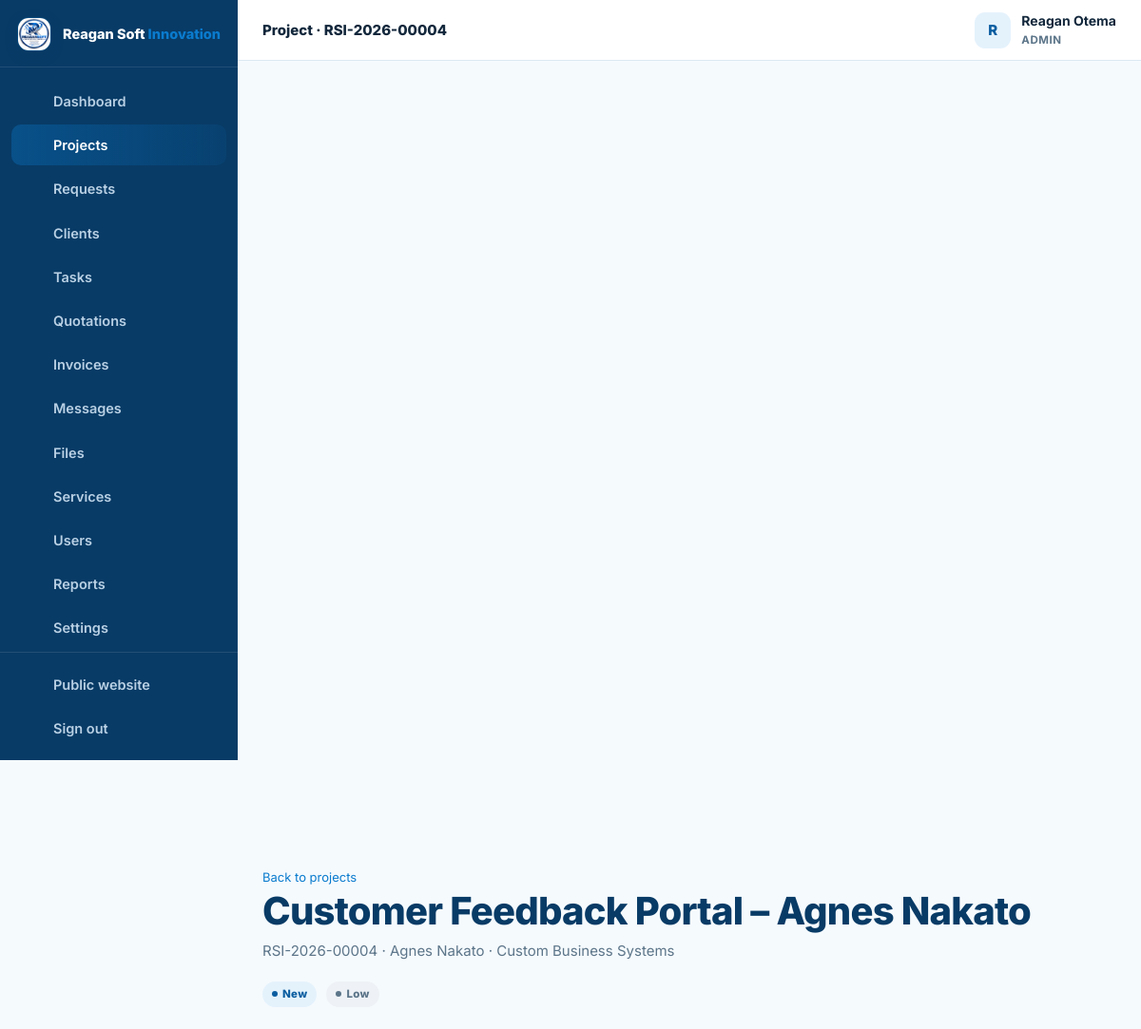
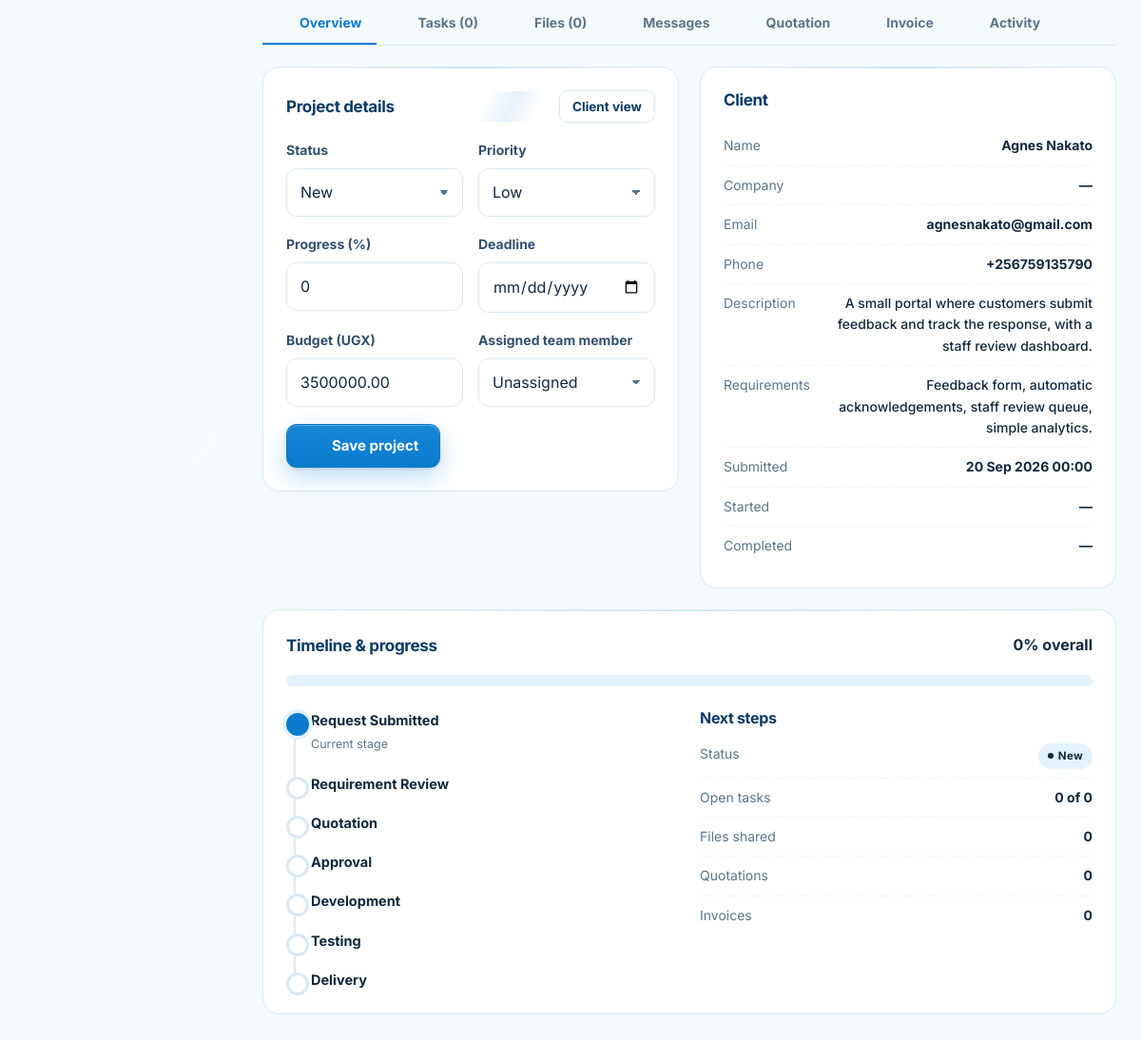
Screenshot of /admin/project.php?id=4 (signed in) with the database file from the repository (2 pictures, top to bottom).
### tables this page shows
CREATE TABLE IF NOT EXISTS users (
  id INT UNSIGNED AUTO_INCREMENT PRIMARY KEY,
  full_name VARCHAR(150) NOT NULL,
  email VARCHAR(190) NOT NULL UNIQUE,
  phone VARCHAR(40) NULL,
  password_hash VARCHAR(255) NOT NULL,
  role ENUM('admin','staff','client') NOT NULL DEFAULT 'client',
  company VARCHAR(190) NULL,
  address VARCHAR(255) NULL,
  avatar VARCHAR(255) NULL,
  active TINYINT(1) NOT NULL DEFAULT 1,
  failed_logins INT UNSIGNED NOT NULL DEFAULT 0,
  locked_until DATETIME NULL,
  last_login_at DATETIME NULL,
  created_at TIMESTAMP DEFAULT CURRENT_TIMESTAMP,
  updated_at TIMESTAMP DEFAULT CURRENT_TIMESTAMP ON UPDATE CURRENT_TIMESTAMP,
  INDEX idx_users_role (role),
  INDEX idx_users_active (active)
);

CREATE TABLE IF NOT EXISTS projects (
  id INT UNSIGNED AUTO_INCREMENT PRIMARY KEY,
  ref_no VARCHAR(30) NOT NULL UNIQUE,                
  client_id INT UNSIGNED NOT NULL,
  service_id INT UNSIGNED NULL,
  assigned_to INT UNSIGNED NULL,                     
  title VARCHAR(190) NOT NULL,
  description TEXT NOT NULL,
  requirements TEXT NULL,
   
   
  website_url  VARCHAR(255) NULL,                    
  deliverables VARCHAR(190) NULL,                    
  cover_art    VARCHAR(40)  NULL,                    
  budget DECIMAL(14,2) NULL,
  priority ENUM('low','normal','high','urgent') NOT NULL DEFAULT 'normal',
  status ENUM('NEW','REVIEWING','QUOTATION','APPROVED','IN_PROGRESS','WAITING_FOR_CLIENT','TESTING','COMPLETED','CANCELLED') NOT NULL DEFAULT 'NEW',
  progress TINYINT UNSIGNED NOT NULL DEFAULT 0,
  deadline DATE NULL,
  started_at DATETIME NULL,
  completed_at DATETIME NULL,
  submitted_at TIMESTAMP DEFAULT CURRENT_TIMESTAMP,
  updated_at TIMESTAMP DEFAULT CURRENT_TIMESTAMP ON UPDATE CURRENT_TIMESTAMP,
  FOREIGN KEY (client_id) REFERENCES users(id) ON DELETE CASCADE,
  FOREIGN KEY (service_id) REFERENCES services(id) ON DELETE SET NULL,
  FOREIGN KEY (assigned_to) REFERENCES users(id) ON DELETE SET NULL,
  INDEX idx_projects_client (client_id),
  INDEX idx_projects_status (status),
  INDEX idx_projects_assigned (assigned_to),
  INDEX idx_projects_service (service_id)
);

CREATE TABLE IF NOT EXISTS services (
  id INT UNSIGNED AUTO_INCREMENT PRIMARY KEY,
  name VARCHAR(150) NOT NULL,
  slug VARCHAR(160) NOT NULL UNIQUE,
  description TEXT NOT NULL,
  price_min DECIMAL(14,2) NOT NULL DEFAULT 0,    
  price_max DECIMAL(14,2) NULL,                   
  currency VARCHAR(8) NOT NULL DEFAULT 'UGX',
  pricing_type ENUM('range','starting_from','contact_for_quote') NOT NULL DEFAULT 'starting_from',
  price_note VARCHAR(120) NOT NULL DEFAULT '',    
  features TEXT NULL,                  
  delivery_days INT UNSIGNED NULL,     
  icon VARCHAR(60) NOT NULL DEFAULT 'code-s',    
  status ENUM('active','inactive') NOT NULL DEFAULT 'active',
  sort_order INT UNSIGNED NOT NULL DEFAULT 0,
  created_at TIMESTAMP DEFAULT CURRENT_TIMESTAMP,
  INDEX idx_services_status (status)
);

### admin/project.php (the view, shortened to what the rows shown need)
<?php
require __DIR__ . '/../config/config.php';
require_staff();
$pdo = db();
$id = (int)($_GET['id'] ?? 0);
$st = $pdo->prepare("SELECT p.*, c.full_name AS client_name, c.company, c.email, c.phone, c.address, s.name AS service, a.full_name AS assigned_name
                     FROM projects p
                     JOIN users c ON c.id = p.client_id
                     LEFT JOIN services s ON s.id = p.service_id
                     LEFT JOIN users a ON a.id = p.assigned_to
                     WHERE p.id = ?");
$st->execute([$id]);
$project = $st->fetch();
$tab = $_GET['tab'] ?? 'overview';
$tasks = $pdo->prepare('SELECT t.*, u.full_name AS assignee FROM project_tasks t LEFT JOIN users u ON u.id = t.assigned_to WHERE t.project_id = ? ORDER BY t.status, t.due_date IS NULL, t.due_date, t.id');
$tasks->execute([$id]); $tasks = $tasks->fetchAll();
$files = $pdo->prepare('SELECT f.*, u.full_name AS uploader FROM project_files f JOIN users u ON u.id = f.uploader_id WHERE f.project_id = ? ORDER BY f.created_at DESC');
$files->execute([$id]); $files = $files->fetchAll();
$quotations = $pdo->prepare('SELECT * FROM quotations WHERE project_id = ? ORDER BY created_at DESC');
$quotations->execute([$id]); $quotations = $quotations->fetchAll();
$invoices = $pdo->prepare('SELECT * FROM invoices WHERE project_id = ? ORDER BY created_at DESC');
$invoices->execute([$id]); $invoices = $invoices->fetchAll();
dashboard_head(['title' => $project['title'], 'active' => 'projects', 'crumb' => 'Project · ' . $project['ref_no']]);
?>
<div class="dash-head">
  <div>
    <a class="small" href="<?= app_url('admin/projects.php') ?>"><?= icon('arrow-l') ?> Back to projects</a>
    <h2><?= e($project['title']) ?></h2>
    <p class="sub"><?= e($project['ref_no']) ?> · <?= e($project['client_name']) ?><?= $project['company'] ? ' — ' . e($project['company']) : '' ?> · <?= e($project['service'] ?? 'General') ?></p>
  </div>
  <div class="actions"><?= status_badge($project['status']) ?> <?= priority_badge($project['priority']) ?></div>
</div>
<?php if ($tab === 'overview'): ?>
  <div class="grid-2">
    <section class="panel">
      <div class="panel-head"><h3>Project details</h3><a class="btn btn-ghost btn-sm" href="<?= app_url('client/project.php?id=' . $id) ?>" target="_blank" rel="noopener">Client view</a></div>
      <form method="post">
        <div class="form-row">
          <div class="field"><label for="status">Status</label>
            <select class="select" id="status" name="status">
              <?php foreach (project_statuses() as $s): ?><option value="<?= e($s) ?>" <?= $project['status'] === $s ? 'selected' : '' ?>><?= e(ucwords(strtolower($s))) ?></option><?php endforeach; ?>
            </select>
          </div>
          <div class="field"><label for="priority">Priority</label>
            <select class="select" id="priority" name="priority">
              <?php foreach (project_priority_labels() as $k => $v): ?><option value="<?= e($k) ?>" <?= $project['priority'] === $k ? 'selected' : '' ?>><?= e($v) ?></option><?php endforeach; ?>
            </select>
          </div>
        </div>
        <div class="form-row">
          <div class="field"><label for="progress">Progress (%)</label><input class="input" id="progress" type="number" name="progress" min="0" max="100" value="<?= (int)$project['progress'] ?>"></div>
          <div class="field"><label for="deadline">Deadline</label><input class="input" id="deadline" type="date" name="deadline" value="<?= e($project['deadline'] ?? '') ?>"></div>
        </div>
        <div class="form-row">
          <div class="field"><label for="budget">Budget (<?= e(settings('currency')) ?>)</label><input class="input" id="budget" type="number" min="0" step="10000" name="budget" value="<?= e($project['budget'] !== null ? (string)$project['budget'] : '') ?>"></div>
          <div class="field"><label for="assigned_to">Assigned team member</label>
            <select class="select" id="assigned_to" name="assigned_to">
              <option value="0">Unassigned</option>
            </select>
          </div>
        </div>
        <button class="btn btn-primary" type="submit"><?= icon('check') ?> Save project</button>
      </form>
    </section>
    <section class="panel">
      <div class="panel-head"><h3>Client</h3></div>
      <div class="kv"><span>Name</span><span><?= e($project['client_name']) ?></span></div>
      <div class="kv"><span>Company</span><span><?= e($project['company'] ?? '—') ?></span></div>
      <div class="kv"><span>Email</span><span><?= e($project['email']) ?></span></div>
      <div class="kv"><span>Phone</span><span><?= e($project['phone']) ?></span></div>
      <div class="kv"><span>Description</span><span style="font-weight:500"><?= e(truncate($project['description'], 140)) ?></span></div>
      <?php if ($project['requirements']): ?><div class="kv"><span>Requirements</span><span style="font-weight:500"><?= e(truncate($project['requirements'], 140)) ?></span></div><?php endif; ?>
      <div class="kv"><span>Submitted</span><span><?= fmt_date($project['submitted_at'], 'd M Y H:i') ?></span></div>
      <div class="kv"><span>Started</span><span><?= fmt_date($project['started_at'], 'd M Y H:i') ?></span></div>
      <div class="kv"><span>Completed</span><span><?= fmt_date($project['completed_at'], 'd M Y H:i') ?></span></div>
    </section>
  </div>
  <section class="panel">
    <div class="panel-head"><h3>Timeline &amp; progress</h3><strong><?= (int)$project['progress'] ?>% overall</strong></div>
    <div class="progress lg" style="margin-bottom:24px"><span style="width:<?= max(0, min(100, (int)$project['progress'])) ?>%"></span></div>
    <div class="grid-2">
      <div><?php render_milestones($project['status']); ?></div>
      <div>
        <h4>Next steps</h4>
        <div class="kv"><span>Status</span><span><?= status_badge($project['status']) ?></span></div>
        <div class="kv"><span>Open tasks</span><span><?= count(array_filter($tasks, fn($t) => $t['status'] !== 'COMPLETED')) ?> of <?= count($tasks) ?></span></div>
        <div class="kv"><span>Files shared</span><span><?= count($files) ?></span></div>
        <div class="kv"><span>Quotations</span><span><?= count($quotations) ?></span></div>
        <div class="kv"><span>Invoices</span><span><?= count($invoices) ?></span></div>
      </div>
    </div>
  </section>
<?php endif; ?>
<?php dashboard_footer(); ?>

### inc/layout.php (shortened to what the rows shown need)
<?php
function page_title(array $page, string $default = ''): string {
    $base = settings('company_name', APP_NAME);
    $title = $page['title'] ?? $default;
    return $title !== '' ? $title . ' | ' . $base : $base;
}
    ?>
<?php
function dashboard_nav_items(): array {
    $role = user_role();
    $client = [
        ['dashboard', 'Dashboard', app_url('client/index.php'), 'dashboard'],
        ['projects', 'My Projects', app_url('client/projects.php'), 'folder'],
        ['request', 'New Request', app_url('client/request.php'), 'plus'],
        ['messages', 'Messages', app_url('client/messages.php'), 'chat'],
        ['files', 'Files', app_url('client/files.php'), 'file'],
        ['notifications', 'Notifications', app_url('client/notifications.php'), 'bell'],
        ['profile', 'Profile', app_url('client/profile.php'), 'user'],
    ];
    $staff = [
        ['dashboard', 'Dashboard', app_url('admin/index.php'), 'dashboard'],
        ['projects', 'Projects', app_url('admin/projects.php'), 'folder'],
        ['requests', 'Requests', app_url('admin/requests.php'), 'inbox'],
        ['clients', 'Clients', app_url('admin/clients.php'), 'users'],
        ['tasks', 'Tasks', app_url('admin/tasks.php'), 'list'],
        ['quotations', 'Quotations', app_url('admin/quotations.php'), 'doc'],
        ['invoices', 'Invoices', app_url('admin/invoices.php'), 'money'],
        ['messages', 'Messages', app_url('admin/messages.php'), 'chat'],
        ['files', 'Files', app_url('admin/files.php'), 'file'],
    ];
    if ($role === 'admin') {
        $staff = array_merge($staff, [
            ['services', 'Services', app_url('admin/services.php'), 'globe'],
            ['users', 'Users', app_url('admin/users.php'), 'users'],
            ['reports', 'Reports', app_url('admin/reports.php'), 'chart'],
            ['settings', 'Settings', app_url('admin/settings.php'), 'settings'],
            ['audit', 'Audit Logs', app_url('admin/audit.php'), 'search'],
        ]);
    }
    return $role === 'client' ? $client : $staff;
}
function dashboard_head(array $page = []): void {
    $user = current_user();
    $role = user_role();
    $items = dashboard_nav_items();
    $title = page_title($page, 'Portal');
    ?>
<!doctype html>
<html lang="en">
<head>
<link rel="stylesheet" href="<?= app_url('assets/css/style.css') ?>">
<link rel="stylesheet" href="<?= app_url('assets/css/tech.css') ?>">
</head>
<body class="dash-body">
<div class="dash-layout">
      <?php foreach ($items as $it): ?>
          <?= icon($it[3]) ?><span><?= e($it[1]) ?></span>
      <?php endforeach; ?>
  <div class="dash-shell">
    <header class="dash-topbar">
      <div class="dash-topbar-right">
        <div class="user-chip">
          <span class="user-avatar"><?= e(mb_strtoupper(mb_substr($user['full_name'] ?? '?', 0, 1))) ?></span>
          <div class="user-meta">
            <strong><?= e($user['full_name'] ?? '') ?></strong>
            <small><?= e(mb_strtoupper($role)) ?></small>
          </div>
        </div>
      </div>
    </header>
    <main class="dash-main" id="main">
<?php
}
function dashboard_footer(): void {
    ?>
    </main>
  </div>
</div>
</body>
</html>
<?php
}

### inc/functions.php (shortened to what the rows shown need)
<?php
function settings(?string $key = null, ?string $default = ''): string {
    static $cache = null;
    if ($cache === null) {
        $cache = ['company_name' => APP_NAME, 'company_phone' => '+256730314979', 'currency' => 'UGX'];
        try {
            $rows = db()->query('SELECT setting_key, setting_value FROM settings')->fetchAll();
            foreach ($rows as $r) {
                $cache[$r['setting_key']] = (string)$r['setting_value'];
            }
        } catch (Throwable $e) {
            log_error('settings() fallback: ' . $e->getMessage());
        }
    }
    return $cache[$key] ?? $default;
}
function fmt_date(?string $date, string $format = 'd M Y'): string {
    if (!$date) {
        return '—';
    }
    $ts = strtotime($date);
    return $ts ? date($format, $ts) : '—';
}
function truncate(string $text, int $length = 90): string {
    return mb_strimwidth($text, 0, $length, '…');
}
function project_statuses(): array {
    return ['NEW', 'REVIEWING', 'QUOTATION', 'APPROVED', 'IN_PROGRESS', 'WAITING_FOR_CLIENT', 'TESTING', 'COMPLETED', 'CANCELLED'];
}
function project_priority_labels(): array {
    return ['low' => 'Low', 'normal' => 'Normal', 'high' => 'High', 'urgent' => 'Urgent'];
}
function status_badge(string $status): string {
    $class = [
        'NEW' => 'blue', 'REVIEWING' => 'sky', 'QUOTATION' => 'violet',
        'APPROVED' => 'cyan', 'IN_PROGRESS' => 'blue', 'WAITING_FOR_CLIENT' => 'amber',
        'TESTING' => 'violet', 'COMPLETED' => 'green', 'CANCELLED' => 'red',
        'TODO' => 'gray', 'REVIEW' => 'violet',
        'draft' => 'gray', 'sent' => 'blue', 'accepted' => 'green', 'rejected' => 'red', 'expired' => 'amber', 'cancelled' => 'red',
        'paid' => 'green', 'partially_paid' => 'amber', 'overdue' => 'red',
        'active' => 'green', 'inactive' => 'red',
        'read' => 'gray', 'unread' => 'blue',
    ];
    $label = ucwords(str_replace('_', ' ', strtolower((string)$status)));
    return '<span class="badge ' . ($class[$status] ?? 'gray') . '">' . e($label) . '</span>';
}
function priority_badge(string $priority): string {
    $map = ['low' => 'gray', 'normal' => 'sky', 'medium' => 'sky', 'high' => 'amber', 'urgent' => 'red'];
    return '<span class="badge ' . ($map[$priority] ?? 'gray') . '">' . e(ucfirst($priority)) . '</span>';
}
function project_milestones(): array {
    return [
        'Request Submitted',
        'Requirement Review',
        'Quotation',
        'Approval',
        'Development',
        'Testing',
        'Delivery',
    ];
}
function milestone_index(string $status): int {
    $map = [
        'NEW' => 0, 'REVIEWING' => 1, 'QUOTATION' => 2, 'APPROVED' => 3,
        'IN_PROGRESS' => 4, 'WAITING_FOR_CLIENT' => 4,
        'TESTING' => 5, 'COMPLETED' => 6, 'CANCELLED' => -1,
    ];
    return $map[$status] ?? 0;
}
function render_milestones(string $status): void {
    $steps = project_milestones();
    $idx = milestone_index($status);
    echo '<div class="timeline">';
    foreach ($steps as $i => $label) {
        $cls = $idx < 0 ? '' : ($i < $idx ? 'done' : ($i === $idx ? 'current' : ''));
        echo '<div class="tl-item ' . $cls . '"><b>' . e($label) . '</b><span>' . ($i === $idx ? 'Current stage' : '') . '</span></div>';
    }
    echo '</div>';
}
function icon(string $name, string $class = ''): string {
    $path = $paths[$name] ?? $paths['code-s'];
    $cls = $class !== '' ? ' class="' . e($class) . '"' : '';
    return '<svg' . $cls . ' viewBox="0 0 24 24" fill="none" stroke="currentColor" stroke-width="1.8" stroke-linecap="round" stroke-linejoin="round" aria-hidden="true">' . $path . '</svg>';
}
require_once __DIR__ . '/layout.php';

### rows the page displays
users: full_name "R", full_name "Reagan Otema", role "ADMIN"
projects: title "Customer Feedback Portal – Agnes Nakato", ref_no "RSI-2026-00004", client.full_name "Agnes Nakato", service.name "Custom Business Systems", status "New New", priority "Low", status "New", progress "0", budget "3500000.00", client.company "—", client.email "agnesnakato@gmail.com", client.phone "+256759135790", description "A small portal where customers submit feedback and track the response, with a staff review dashboard.", requirements "Feedback form, automatic acknowledgements, staff review queue, simple analytics.", submitted_at "20 Sep 2026 00:00", started_at "—", completed_at "—"

### other values shown
$it[1] "Dashboard"
$it[1] "Projects"
$it[1] "Requests"
$it[1] "Clients"
$it[1] "Tasks"
$it[1] "Quotations"
$it[1] "Invoices"
$it[1] "Messages"
$it[1] "Files"
$it[1] "Services"
$it[1] "Users"
$it[1] "Reports"
$it[1] "Settings"
$page['crumb'] "Project · RSI-2026-00004"
count($tasks) "0"
